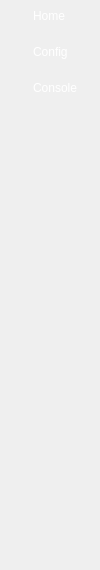
<?xml version="1.0" encoding="UTF-8"?>
<ui version="4.0">
 <class>sidemenu</class>
 <widget class="QWidget" name="sidemenu">
  <property name="geometry">
   <rect>
    <x>0</x>
    <y>0</y>
    <width>100</width>
    <height>570</height>
   </rect>
  </property>
  <property name="windowTitle">
   <string>Form</string>
  </property>
  <widget class="QWidget" name="home" native="true">
   <property name="geometry">
    <rect>
     <x>6</x>
     <y>0</y>
     <width>88</width>
     <height>30</height>
    </rect>
   </property>
   <widget class="QLabel" name="homeLabel">
    <property name="geometry">
     <rect>
      <x>5</x>
      <y>5</y>
      <width>16</width>
      <height>20</height>
     </rect>
    </property>
    <property name="text">
     <string>&lt;html&gt;&lt;head/&gt;&lt;body&gt;&lt;p align=&quot;center&quot;&gt;&lt;br/&gt;&lt;/p&gt;&lt;/body&gt;&lt;/html&gt;</string>
    </property>
   </widget>
   <widget class="QLabel" name="homeLabelText">
    <property name="geometry">
     <rect>
      <x>27</x>
      <y>6</y>
      <width>61</width>
      <height>20</height>
     </rect>
    </property>
    <property name="text">
     <string>&lt;html&gt;&lt;head/&gt;&lt;body&gt;&lt;p&gt;&lt;span style=&quot; color:#ffffff;&quot;&gt;Home&lt;/span&gt;&lt;/p&gt;&lt;/body&gt;&lt;/html&gt;</string>
    </property>
   </widget>
  </widget>
  <widget class="QWidget" name="config" native="true">
   <property name="geometry">
    <rect>
     <x>6</x>
     <y>36</y>
     <width>88</width>
     <height>30</height>
    </rect>
   </property>
   <widget class="QLabel" name="configLabel">
    <property name="geometry">
     <rect>
      <x>5</x>
      <y>5</y>
      <width>16</width>
      <height>20</height>
     </rect>
    </property>
    <property name="text">
     <string/>
    </property>
   </widget>
   <widget class="QLabel" name="configLabelText">
    <property name="geometry">
     <rect>
      <x>27</x>
      <y>6</y>
      <width>61</width>
      <height>20</height>
     </rect>
    </property>
    <property name="text">
     <string>&lt;html&gt;&lt;head/&gt;&lt;body&gt;&lt;p&gt;&lt;span style=&quot; color:#ffffff;&quot;&gt;Config&lt;/span&gt;&lt;/p&gt;&lt;/body&gt;&lt;/html&gt;</string>
    </property>
   </widget>
  </widget>
  <widget class="QWidget" name="console" native="true">
   <property name="geometry">
    <rect>
     <x>6</x>
     <y>72</y>
     <width>88</width>
     <height>30</height>
    </rect>
   </property>
   <widget class="QLabel" name="consoleLabel">
    <property name="geometry">
     <rect>
      <x>5</x>
      <y>5</y>
      <width>16</width>
      <height>20</height>
     </rect>
    </property>
    <property name="text">
     <string>&lt;html&gt;&lt;head/&gt;&lt;body&gt;&lt;p align=&quot;center&quot;&gt;&lt;br/&gt;&lt;/p&gt;&lt;/body&gt;&lt;/html&gt;</string>
    </property>
   </widget>
   <widget class="QLabel" name="consoleLabelText">
    <property name="geometry">
     <rect>
      <x>27</x>
      <y>6</y>
      <width>61</width>
      <height>20</height>
     </rect>
    </property>
    <property name="text">
     <string>&lt;html&gt;&lt;head/&gt;&lt;body&gt;&lt;p&gt;&lt;span style=&quot; color:#ffffff;&quot;&gt;Console&lt;/span&gt;&lt;/p&gt;&lt;/body&gt;&lt;/html&gt;</string>
    </property>
   </widget>
  </widget>
  <zorder>config</zorder>
  <zorder>home</zorder>
  <zorder>console</zorder>
 </widget>
 <resources/>
 <connections/>
</ui>
